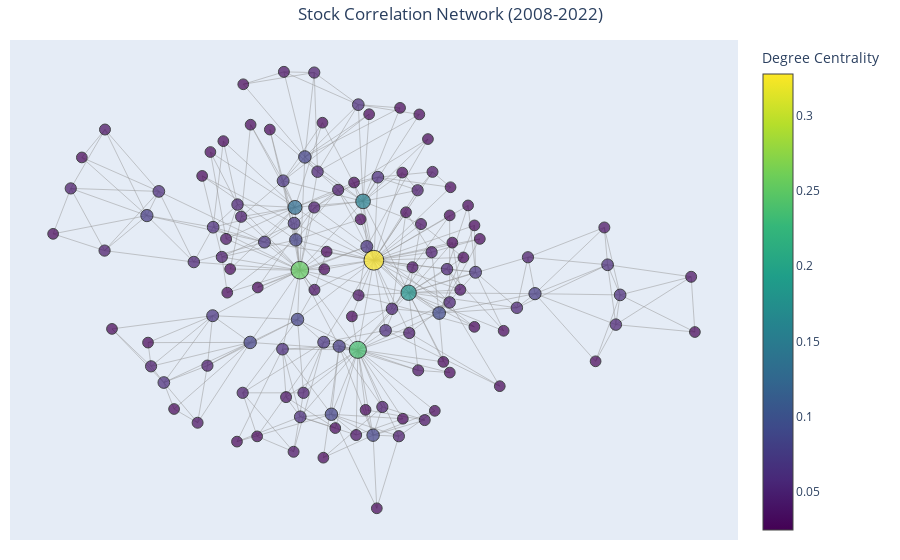

The code cell stored with this chart in its notebook:
### Code cell
G = make_PMFG_Network(df)
mean_returns,risk = compute_node_statistics(df)
network_plot(G, mean_returns,risk, '2008-2022')  # To see the interactive plot

### Figure 1 — Plotly figure (JSON) as saved in the notebook; plotly's stock layout.template omitted (floating-point values rounded to 4 significant figures; data arrays with more than 128 entries replaced by an {"elided": "..."} marker saying what was removed)
{"data": [{"hoverinfo": "none", "line": {"color": "rgba(150,150,150,0.5)", "width": 1}, "mode": "lines", "type": "scatter", "x": {"elided": "1089 float values"}, "y": {"elided": "1089 float values"}}, {"hoverinfo": "text", "hovertext": ["Stock: ABB.NS<br>Degree: 3<br>Degree Centrality: 0.025<br>Average Daily Log Returns: 0.00018<br>Risk : 0.022", "Stock: ADANIENT.NS<br>Degree: 4<br>Degree Centrality: 0.033<br>Average Daily Log Returns: 0.00100<br>Risk : 0.033", "Stock: ADANIPORTS.NS<br>Degree: 6<br>Degree Centrality: 0.049<br>Average Daily Log Returns: 0.00031<br>Risk : 0.026", "Stock: AMBUJACEM.NS<br>Degree: 5<br>Degree Centrality: 0.041<br>Average Daily Log Returns: 0.00034<br>Risk : 0.022", "Stock: APOLLOHOSP.NS<br>Degree: 3<br>Degree Centrality: 0.025<br>Average Daily Log Returns: 0.00074<br>Risk : 0.022", "Stock: ASHOKLEY.NS<br>Degree: 5<br>Degree Centrality: 0.041<br>Average Daily Log Returns: 0.00046<br>Risk : 0.027", "Stock: ASIANPAINT.NS<br>Degree: 3<br>Degree Centrality: 0.025<br>Average Daily Log Returns: 0.00089<br>Risk : 0.017", "Stock: ASTRAL.NS<br>Degree: 3<br>Degree Centrality: 0.025<br>Average Daily Log Returns: 0.00134<br>Risk : 0.026", "Stock: AUROPHARMA.NS<br>Degree: 9<br>Degree Centrality: 0.074<br>Average Daily Log Returns: 0.00056<br>Risk : 0.027", "Stock: AXISBANK.NS<br>Degree: 16<br>Degree Centrality: 0.131<br>Average Daily Log Returns: 0.00041<br>Risk : 0.026", "Stock: BAJAJ-AUTO.NS<br>Degree: 5<br>Degree Centrality: 0.041<br>Average Daily Log Returns: 0.00046<br>Risk : 0.021", "Stock: BAJAJFINSV.NS<br>Degree: 3<br>Degree Centrality: 0.025<br>Average Daily Log Returns: -0.00014<br>Risk : 0.053", "Stock: BAJFINANCE.NS<br>Degree: 5<br>Degree Centrality: 0.041<br>Average Daily Log Returns: 0.00135<br>Risk : 0.027", "Stock: BANKBARODA.NS<br>Degree: 6<br>Degree Centrality: 0.049<br>Average Daily Log Returns: 0.00018<br>Risk : 0.027", "Stock: BANKINDIA.NS<br>Degree: 4<br>Degree Centrality: 0.033<br>Average Daily Log Returns: -0.00040<br>Risk : 0.029", "Stock: BEL.NS<br>Degree: 4<br>Degree Centrality: 0.033<br>Average Daily Log Returns: 0.00042<br>Risk : 0.023", "Stock: BHARATFORG.NS<br>Degree: 5<br>Degree Centrality: 0.041<br>Average Daily Log Returns: 0.00042<br>Risk : 0.025", "Stock: BHARTIARTL.NS<br>Degree: 4<br>Degree Centrality: 0.033<br>Average Daily Log Returns: 0.00017<br>Risk : 0.022", "Stock: BHEL.NS<br>Degree: 5<br>Degree Centrality: 0.041<br>Average Daily Log Returns: -0.00039<br>Risk : 0.027", "Stock: BIOCON.NS<br>Degree: 5<br>Degree Centrality: 0.041<br>Average Daily Log Returns: 0.00044<br>Risk : 0.023", "Stock: BLUESTARCO.NS<br>Degree: 3<br>Degree Centrality: 0.025<br>Average Daily Log Returns: 0.00023<br>Risk : 0.021", "Stock: BOSCHLTD.NS<br>Degree: 3<br>Degree Centrality: 0.025<br>Average Daily Log Returns: 0.00033<br>Risk : 0.018", "Stock: BPCL.NS<br>Degree: 5<br>Degree Centrality: 0.041<br>Average Daily Log Returns: 0.00036<br>Risk : 0.024", "Stock: BRITANNIA.NS<br>Degree: 3<br>Degree Centrality: 0.025<br>Average Daily Log Returns: 0.00091<br>Risk : 0.017", "Stock: CANBK.NS<br>Degree: 10<br>Degree Centrality: 0.082<br>Average Daily Log Returns: -0.00004<br>Risk : 0.028", "Stock: CGPOWER.NS<br>Degree: 3<br>Degree Centrality: 0.025<br>Average Daily Log Returns: 0.00034<br>Risk : 0.031", "Stock: CHOLAFIN.NS<br>Degree: 3<br>Degree Centrality: 0.025<br>Average Daily Log Returns: 0.00062<br>Risk : 0.029", "Stock: CIPLA.NS<br>Degree: 6<br>Degree Centrality: 0.049<br>Average Daily Log Returns: 0.00043<br>Risk : 0.018", "Stock: COFORGE.NS<br>Degree: 4<br>Degree Centrality: 0.033<br>Average Daily Log Returns: 0.00075<br>Risk : 0.028", "Stock: COLPAL.NS<br>Degree: 5<br>Degree Centrality: 0.041<br>Average Daily Log Returns: 0.00054<br>Risk : 0.015", "Stock: CONCOR.NS<br>Degree: 3<br>Degree Centrality: 0.025<br>Average Daily Log Returns: 0.00035<br>Risk : 0.020", "Stock: CUMMINSIND.NS<br>Degree: 3<br>Degree Centrality: 0.025<br>Average Daily Log Returns: 0.00042<br>Risk : 0.020", "Stock: CYIENT.NS<br>Degree: 3<br>Degree Centrality: 0.025<br>Average Daily Log Returns: 0.00044<br>Risk : 0.024", "Stock: DABUR.NS<br>Degree: 7<br>Degree Centrality: 0.057<br>Average Daily Log Returns: 0.00061<br>Risk : 0.017", "Stock: DIVISLAB.NS<br>Degree: 7<br>Degree Centrality: 0.057<br>Average Daily Log Returns: 0.00053<br>Risk : 0.021", "Stock: DLF.NS<br>Degree: 22<br>Degree Centrality: 0.180<br>Average Daily Log Returns: -0.00029<br>Risk : 0.033", "Stock: DRREDDY.NS<br>Degree: 4<br>Degree Centrality: 0.033<br>Average Daily Log Returns: 0.00047<br>Risk : 0.018", "Stock: EICHERMOT.NS<br>Degree: 5<br>Degree Centrality: 0.041<br>Average Daily Log Returns: 0.00118<br>Risk : 0.023", "Stock: EXIDEIND.NS<br>Degree: 3<br>Degree Centrality: 0.025<br>Average Daily Log Returns: 0.00023<br>Risk : 0.021", "Stock: FEDERALBNK.NS<br>Degree: 8<br>Degree Centrality: 0.066<br>Average Daily Log Returns: 0.00037<br>Risk : 0.024", "Stock: FORTIS.NS<br>Degree: 3<br>Degree Centrality: 0.025<br>Average Daily Log Returns: 0.00025<br>Risk : 0.024", "Stock: GAIL.NS<br>Degree: 5<br>Degree Centrality: 0.041<br>Average Daily Log Returns: 0.00010<br>Risk : 0.021", "Stock: GLENMARK.NS<br>Degree: 4<br>Degree Centrality: 0.033<br>Average Daily Log Returns: -0.00010<br>Risk : 0.026", "Stock: GMRAIRPORT.NS<br>Degree: 8<br>Degree Centrality: 0.066<br>Average Daily Log Returns: -0.00028<br>Risk : 0.031", "Stock: GODREJCP.NS<br>Degree: 4<br>Degree Centrality: 0.033<br>Average Daily Log Returns: 0.00079<br>Risk : 0.021", "Stock: GRASIM.NS<br>Degree: 7<br>Degree Centrality: 0.057<br>Average Daily Log Returns: 0.00029<br>Risk : 0.020", "Stock: HAVELLS.NS<br>Degree: 3<br>Degree Centrality: 0.025<br>Average Daily Log Returns: 0.00075<br>Risk : 0.024", "Stock: HCLTECH.NS<br>Degree: 10<br>Degree Centrality: 0.082<br>Average Daily Log Returns: 0.00070<br>Risk : 0.023", "Stock: HDFCBANK.NS<br>Degree: 7<br>Degree Centrality: 0.057<br>Average Daily Log Returns: 0.00061<br>Risk : 0.018", "Stock: HEROMOTOCO.NS<br>Degree: 3<br>Degree Centrality: 0.025<br>Average Daily Log Returns: 0.00037<br>Risk : 0.019", "Stock: HFCL.NS<br>Degree: 3<br>Degree Centrality: 0.025<br>Average Daily Log Returns: 0.00010<br>Risk : 0.036", "Stock: HINDALCO.NS<br>Degree: 10<br>Degree Centrality: 0.082<br>Average Daily Log Returns: 0.00024<br>Risk : 0.029", "Stock: HINDPETRO.NS<br>Degree: 3<br>Degree Centrality: 0.025<br>Average Daily Log Returns: 0.00028<br>Risk : 0.026", "Stock: HINDUNILVR.NS<br>Degree: 9<br>Degree Centrality: 0.074<br>Average Daily Log Returns: 0.00067<br>Risk : 0.016", "Stock: HINDZINC.NS<br>Degree: 4<br>Degree Centrality: 0.033<br>Average Daily Log Returns: 0.00037<br>Risk : 0.024", "Stock: ICICIBANK.NS<br>Degree: 31<br>Degree Centrality: 0.254<br>Average Daily Log Returns: 0.00037<br>Risk : 0.025", "Stock: IDEA.NS<br>Degree: 3<br>Degree Centrality: 0.025<br>Average Daily Log Returns: -0.00063<br>Risk : 0.037", "Stock: IGL.NS<br>Degree: 3<br>Degree Centrality: 0.025<br>Average Daily Log Returns: 0.00067<br>Risk : 0.022", "Stock: IIFL.NS<br>Degree: 4<br>Degree Centrality: 0.033<br>Average Daily Log Returns: 0.00023<br>Risk : 0.035", "Stock: INDHOTEL.NS<br>Degree: 3<br>Degree Centrality: 0.025<br>Average Daily Log Returns: 0.00019<br>Risk : 0.024", "Stock: INDIANB.NS<br>Degree: 3<br>Degree Centrality: 0.025<br>Average Daily Log Returns: 0.00008<br>Risk : 0.030", "Stock: INDUSINDBK.NS<br>Degree: 6<br>Degree Centrality: 0.049<br>Average Daily Log Returns: 0.00061<br>Risk : 0.028", "Stock: INFY.NS<br>Degree: 3<br>Degree Centrality: 0.025<br>Average Daily Log Returns: 0.00052<br>Risk : 0.019", "Stock: IOC.NS<br>Degree: 4<br>Degree Centrality: 0.033<br>Average Daily Log Returns: 0.00005<br>Risk : 0.021", "Stock: ITC.NS<br>Degree: 6<br>Degree Centrality: 0.049<br>Average Daily Log Returns: 0.00041<br>Risk : 0.018", "Stock: JINDALSTEL.NS<br>Degree: 7<br>Degree Centrality: 0.057<br>Average Daily Log Returns: 0.00002<br>Risk : 0.033", "Stock: JSWSTEEL.NS<br>Degree: 10<br>Degree Centrality: 0.082<br>Average Daily Log Returns: 0.00048<br>Risk : 0.029", "Stock: KEI.NS<br>Degree: 3<br>Degree Centrality: 0.025<br>Average Daily Log Returns: 0.00072<br>Risk : 0.033", "Stock: KOTAKBANK.NS<br>Degree: 8<br>Degree Centrality: 0.066<br>Average Daily Log Returns: 0.00045<br>Risk : 0.023", "Stock: LICHSGFIN.NS<br>Degree: 8<br>Degree Centrality: 0.066<br>Average Daily Log Returns: 0.00046<br>Risk : 0.027", "Stock: LT.NS<br>Degree: 40<br>Degree Centrality: 0.328<br>Average Daily Log Returns: 0.00022<br>Risk : 0.021", "Stock: LUPIN.NS<br>Degree: 7<br>Degree Centrality: 0.057<br>Average Daily Log Returns: 0.00048<br>Risk : 0.020", "Stock: M&M.NS<br>Degree: 8<br>Degree Centrality: 0.066<br>Average Daily Log Returns: 0.00048<br>Risk : 0.023", "Stock: MARICO.NS<br>Degree: 5<br>Degree Centrality: 0.041<br>Average Daily Log Returns: 0.00073<br>Risk : 0.018", "Stock: MARUTI.NS<br>Degree: 10<br>Degree Centrality: 0.082<br>Average Daily Log Returns: 0.00058<br>Risk : 0.020", "Stock: MFSL.NS<br>Degree: 5<br>Degree Centrality: 0.041<br>Average Daily Log Returns: 0.00026<br>Risk : 0.026", "Stock: MOTHERSON.NS<br>Degree: 3<br>Degree Centrality: 0.025<br>Average Daily Log Returns: 0.00067<br>Risk : 0.029", "Stock: MPHASIS.NS<br>Degree: 3<br>Degree Centrality: 0.025<br>Average Daily Log Returns: 0.00052<br>Risk : 0.024", "Stock: NATIONALUM.NS<br>Degree: 3<br>Degree Centrality: 0.025<br>Average Daily Log Returns: -0.00013<br>Risk : 0.028", "Stock: NAUKRI.NS<br>Degree: 3<br>Degree Centrality: 0.025<br>Average Daily Log Returns: 0.00064<br>Risk : 0.024", "Stock: NCC.NS<br>Degree: 11<br>Degree Centrality: 0.090<br>Average Daily Log Returns: -0.00027<br>Risk : 0.036", "Stock: NESTLEIND.NS<br>Degree: 3<br>Degree Centrality: 0.025<br>Average Daily Log Returns: 0.00017<br>Risk : 0.027", "Stock: NTPC.NS<br>Degree: 4<br>Degree Centrality: 0.033<br>Average Daily Log Returns: -0.00007<br>Risk : 0.018", "Stock: OFSS.NS<br>Degree: 5<br>Degree Centrality: 0.041<br>Average Daily Log Returns: 0.00019<br>Risk : 0.022", "Stock: ONGC.NS<br>Degree: 8<br>Degree Centrality: 0.066<br>Average Daily Log Returns: -0.00010<br>Risk : 0.022", "Stock: PAGEIND.NS<br>Degree: 3<br>Degree Centrality: 0.025<br>Average Daily Log Returns: 0.00122<br>Risk : 0.022", "Stock: PATANJALI.NS<br>Degree: 3<br>Degree Centrality: 0.025<br>Average Daily Log Returns: -0.00069<br>Risk : 0.060", "Stock: PETRONET.NS<br>Degree: 4<br>Degree Centrality: 0.033<br>Average Daily Log Returns: 0.00036<br>Risk : 0.022", "Stock: PFC.NS<br>Degree: 3<br>Degree Centrality: 0.025<br>Average Daily Log Returns: 0.00002<br>Risk : 0.027", "Stock: PHOENIXLTD.NS<br>Degree: 3<br>Degree Centrality: 0.025<br>Average Daily Log Returns: 0.00028<br>Risk : 0.027", "Stock: PIDILITIND.NS<br>Degree: 4<br>Degree Centrality: 0.033<br>Average Daily Log Returns: 0.00089<br>Risk : 0.019", "Stock: PNB.NS<br>Degree: 7<br>Degree Centrality: 0.057<br>Average Daily Log Returns: -0.00025<br>Risk : 0.027", "Stock: POWERGRID.NS<br>Degree: 3<br>Degree Centrality: 0.025<br>Average Daily Log Returns: 0.00018<br>Risk : 0.018", "Stock: RELIANCE.NS<br>Degree: 10<br>Degree Centrality: 0.082<br>Average Daily Log Returns: 0.00035<br>Risk : 0.021", "Stock: SAIL.NS<br>Degree: 9<br>Degree Centrality: 0.074<br>Average Daily Log Returns: -0.00033<br>Risk : 0.029", "Stock: SBIN.NS<br>Degree: 19<br>Degree Centrality: 0.156<br>Average Daily Log Returns: 0.00027<br>Risk : 0.023", "Stock: SHREECEM.NS<br>Degree: 3<br>Degree Centrality: 0.025<br>Average Daily Log Returns: 0.00077<br>Risk : 0.020", "Stock: SHRIRAMFIN.NS<br>Degree: 3<br>Degree Centrality: 0.025<br>Average Daily Log Returns: 0.00034<br>Risk : 0.027", "Stock: SIEMENS.NS<br>Degree: 7<br>Degree Centrality: 0.057<br>Average Daily Log Returns: 0.00029<br>Risk : 0.022", "Stock: SOLARINDS.NS<br>Degree: 3<br>Degree Centrality: 0.025<br>Average Daily Log Returns: 0.00102<br>Risk : 0.021", "Stock: SRF.NS<br>Degree: 4<br>Degree Centrality: 0.033<br>Average Daily Log Returns: 0.00111<br>Risk : 0.025", "Stock: SUNPHARMA.NS<br>Degree: 3<br>Degree Centrality: 0.025<br>Average Daily Log Returns: 0.00058<br>Risk : 0.020", "Stock: SUZLON.NS<br>Degree: 3<br>Degree Centrality: 0.025<br>Average Daily Log Returns: -0.00095<br>Risk : 0.040", "Stock: TATACONSUM.NS<br>Degree: 6<br>Degree Centrality: 0.049<br>Average Daily Log Returns: 0.00055<br>Risk : 0.021", "Stock: TATAELXSI.NS<br>Degree: 3<br>Degree Centrality: 0.025<br>Average Daily Log Returns: 0.00103<br>Risk : 0.027", "Stock: TATAPOWER.NS<br>Degree: 7<br>Degree Centrality: 0.057<br>Average Daily Log Returns: 0.00009<br>Risk : 0.024", "Stock: TATASTEEL.NS<br>Degree: 29<br>Degree Centrality: 0.238<br>Average Daily Log Returns: 0.00006<br>Risk : 0.028", "Stock: TCS.NS<br>Degree: 8<br>Degree Centrality: 0.066<br>Average Daily Log Returns: 0.00068<br>Risk : 0.019", "Stock: TECHM.NS<br>Degree: 7<br>Degree Centrality: 0.057<br>Average Daily Log Returns: 0.00035<br>Risk : 0.024", "Stock: TITAN.NS<br>Degree: 4<br>Degree Centrality: 0.033<br>Average Daily Log Returns: 0.00095<br>Risk : 0.024", "Stock: TORNTPHARM.NS<br>Degree: 3<br>Degree Centrality: 0.025<br>Average Daily Log Returns: 0.00092<br>Risk : 0.020", "Stock: TORNTPOWER.NS<br>Degree: 4<br>Degree Centrality: 0.033<br>Average Daily Log Returns: 0.00026<br>Risk : 0.026", "Stock: TRENT.NS<br>Degree: 3<br>Degree Centrality: 0.025<br>Average Daily Log Returns: 0.00082<br>Risk : 0.022", "Stock: TVSMOTOR.NS<br>Degree: 3<br>Degree Centrality: 0.025<br>Average Daily Log Returns: 0.00092<br>Risk : 0.027", "Stock: ULTRACEMCO.NS<br>Degree: 6<br>Degree Centrality: 0.049<br>Average Daily Log Returns: 0.00053<br>Risk : 0.019", "Stock: UNIONBANK.NS<br>Degree: 5<br>Degree Centrality: 0.041<br>Average Daily Log Returns: -0.00028<br>Risk : 0.029", "Stock: UNOMINDA.NS<br>Degree: 3<br>Degree Centrality: 0.025<br>Average Daily Log Returns: 0.00112<br>Risk : 0.032", "Stock: UPL.NS<br>Degree: 3<br>Degree Centrality: 0.025<br>Average Daily Log Returns: 0.00047<br>Risk : 0.026", "Stock: VEDL.NS<br>Degree: 5<br>Degree Centrality: 0.041<br>Average Daily Log Returns: 0.00013<br>Risk : 0.031", "Stock: VOLTAS.NS<br>Degree: 6<br>Degree Centrality: 0.049<br>Average Daily Log Returns: 0.00031<br>Risk : 0.026", "Stock: WIPRO.NS<br>Degree: 5<br>Degree Centrality: 0.041<br>Average Daily Log Returns: 0.00033<br>Risk : 0.020", "Stock: YESBANK.NS<br>Degree: 3<br>Degree Centrality: 0.025<br>Average Daily Log Returns: -0.00026<br>Risk : 0.039", "Stock: ZYDUSLIFE.NS<br>Degree: 3<br>Degree Centrality: 0.025<br>Average Daily Log Returns: 0.00065<br>Risk : 0.020"], "marker": {"color": [0.02459, 0.03279, 0.04918, 0.04098, 0.02459, 0.04098, 0.02459, 0.02459, 0.07377, 0.1311, 0.04098, 0.02459, 0.04098, 0.04918, 0.03279, 0.03279, 0.04098, 0.03279, 0.04098, 0.04098, 0.02459, 0.02459, 0.04098, 0.02459, 0.08197, 0.02459, 0.02459, 0.04918, 0.03279, 0.04098, 0.02459, 0.02459, 0.02459, 0.05738, 0.05738, 0.1803, 0.03279, 0.04098, 0.02459, 0.06557, 0.02459, 0.04098, 0.03279, 0.06557, 0.03279, 0.05738, 0.02459, 0.08197, 0.05738, 0.02459, 0.02459, 0.08197, 0.02459, 0.07377, 0.03279, 0.2541, 0.02459, 0.02459, 0.03279, 0.02459, 0.02459, 0.04918, 0.02459, 0.03279, 0.04918, 0.05738, 0.08197, 0.02459, 0.06557, 0.06557, 0.3279, 0.05738, 0.06557, 0.04098, 0.08197, 0.04098, 0.02459, 0.02459, 0.02459, 0.02459, 0.09016, 0.02459, 0.03279, 0.04098, 0.06557, 0.02459, 0.02459, 0.03279, 0.02459, 0.02459, 0.03279, 0.05738, 0.02459, 0.08197, 0.07377, 0.1557, 0.02459, 0.02459, 0.05738, 0.02459, 0.03279, 0.02459, 0.02459, 0.04918, 0.02459, 0.05738, 0.2377, 0.06557, 0.05738, 0.03279, 0.02459, 0.03279, 0.02459, 0.02459, 0.04918, 0.04098, 0.02459, 0.02459, 0.04098, 0.04918, 0.04098, 0.02459, 0.02459], "colorbar": {"title": {"text": "Degree Centrality"}}, "colorscale": [[0, "#440154"], [0.1111, "#482878"], [0.2222, "#3e4989"], [0.3333, "#31688e"], [0.4444, "#26828e"], [0.5556, "#1f9e89"], [0.6667, "#35b779"], [0.7778, "#6ece58"], [0.8889, "#b5de2b"], [1, "#fde725"]], "line": {"color": "black", "width": 1}, "showscale": true, "size": [10.74, 10.98, 11.48, 11.23, 10.74, 11.23, 10.74, 10.74, 12.21, 13.93, 11.23, 10.74, 11.23, 11.48, 10.98, 10.98, 11.23, 10.98, 11.23, 11.23, 10.74, 10.74, 11.23, 10.74, 12.46, 10.74, 10.74, 11.48, 10.98, 11.23, 10.74, 10.74, 10.74, 11.72, 11.72, 15.41, 10.98, 11.23, 10.74, 11.97, 10.74, 11.23, 10.98, 11.97, 10.98, 11.72, 10.74, 12.46, 11.72, 10.74, 10.74, 12.46, 10.74, 12.21, 10.98, 17.62, 10.74, 10.74, 10.98, 10.74, 10.74, 11.48, 10.74, 10.98, 11.48, 11.72, 12.46, 10.74, 11.97, 11.97, 19.84, 11.72, 11.97, 11.23, 12.46, 11.23, 10.74, 10.74, 10.74, 10.74, 12.7, 10.74, 10.98, 11.23, 11.97, 10.74, 10.74, 10.98, 10.74, 10.74, 10.98, 11.72, 10.74, 12.46, 12.21, 14.67, 10.74, 10.74, 11.72, 10.74, 10.98, 10.74, 10.74, 11.48, 10.74, 11.72, 17.13, 11.97, 11.72, 10.98, 10.74, 10.98, 10.74, 10.74, 11.48, 11.23, 10.74, 10.74, 11.23, 11.48, 11.23, 10.74, 10.74]}, "mode": "markers", "textposition": "top center", "type": "scatter", "x": [0.02629, 0.3299, 0.292, 0.184, -0.3276, 0.2478, 0.2995, -0.2692, 0.5432, -0.1426, -0.3514, -0.3358, -0.08733, -0.07798, -0.1741, 0.2505, 0.1544, -0.08677, 0.2079, 0.5231, 0.1748, -0.2143, -0.2919, -0.7513, -0.1142, 0.1641, -0.3471, 0.7742, -0.4206, -0.6864, -0.06391, 0.302, -0.4878, -0.5313, 0.7506, 0.1824, 0.9893, -0.01903, 0.06947, -0.1762, 0.3521, -0.1182, 0.7414, 0.3734, -0.6852, 0.1164, 0.02006, -0.2704, -0.3762, -0.4076, 0.3703, 0.08072, -0.2505, -0.5654, 0.2282, -0.1286, -0.05188, 0.3701, 0.2176, 0.3387, -0.2902, -0.3066, -0.5623, -0.1464, -0.4314, -0.1781, -0.03836, 0.3072, -0.2296, 0.06281, 0.08293, 0.7864, -0.1448, -0.7829, -0.14, -0.2962, 0.257, -0.6652, -0.06136, -0.3841, 0.2694, -0.8334, -0.1679, -0.3926, -0.06037, 0.04497, 0.05921, 0.03914, 0.1578, 0.2999, 0.1934, 0.0384, -0.02733, -0.1351, -0.01616, 0.05206, 0.4426, -0.2488, 0.0944, -0.3081, 0.2096, 1.0, 0.4536, 0.4915, 0.2814, -0.1273, 0.03722, -0.3777, -0.5171, -0.3393, 0.1657, 0.03239, 0.2374, 0.3857, 0.2994, -0.08736, 0.09133, -0.05865, 0.1071, 0.1346, -0.5535, 0.2128, 0.7163], "y": [0.3063, -0.0425, 0.02449, -0.1831, 0.02491, 0.07975, 0.1994, 0.4944, -0.05522, 0.2254, 0.0643, -0.05196, 0.2252, 0.3415, 0.6663, 0.341, -0.5189, -0.0426, 0.2812, 0.06322, 0.2096, 0.4786, -0.3777, 0.3879, 0.3895, 0.3386, 0.4409, -0.1559, -0.475, 0.08494, 0.5009, 0.2909, -0.4303, 0.2774, 0.03874, -0.05213, -0.0003094, 0.2823, 0.5284, 0.3117, 0.2318, -0.3778, 0.1601, 0.01438, 0.4787, -0.1747, -0.1293, -0.2138, 0.1609, 0.3278, 0.1669, -0.5155, -0.5194, 0.1988, -0.4665, 0.02114, 0.08149, -0.1631, 0.1713, 0.06264, 0.6259, 0.2346, -0.2144, -0.5695, 0.04768, -0.2356, -0.4474, 0.1109, 0.1125, 0.0982, 0.05354, -0.05921, 0.1737, 0.2872, 0.1197, 0.1951, -0.4362, -0.1698, -0.5887, 0.4055, -0.1182, 0.1394, -0.3917, -0.2894, -0.2132, 0.1867, -0.4331, -0.06058, 0.5491, -0.3119, 0.03086, 0.5596, -0.4924, -0.1392, -0.2261, 0.245, -0.3561, -0.03506, 0.3236, -0.5364, -0.3047, -0.18, -0.1759, -0.1012, -0.2771, -0.4557, -0.2379, -0.1269, -0.3442, 0.1229, -0.4621, -0.5149, 0.4476, 0.123, -0.08364, 0.664, -0.7533, 0.02436, -0.4237, -0.1044, -0.2916, 0.5278, -0.2752]}], "layout": {"hovermode": "closest", "margin": {"b": 20, "l": 10, "r": 10, "t": 40}, "showlegend": false, "title": {"text": "Stock Correlation Network (2008-2022)", "x": 0.5}, "xaxis": {"showgrid": false, "showticklabels": false, "zeroline": false}, "yaxis": {"showgrid": false, "showticklabels": false, "zeroline": false}}}
